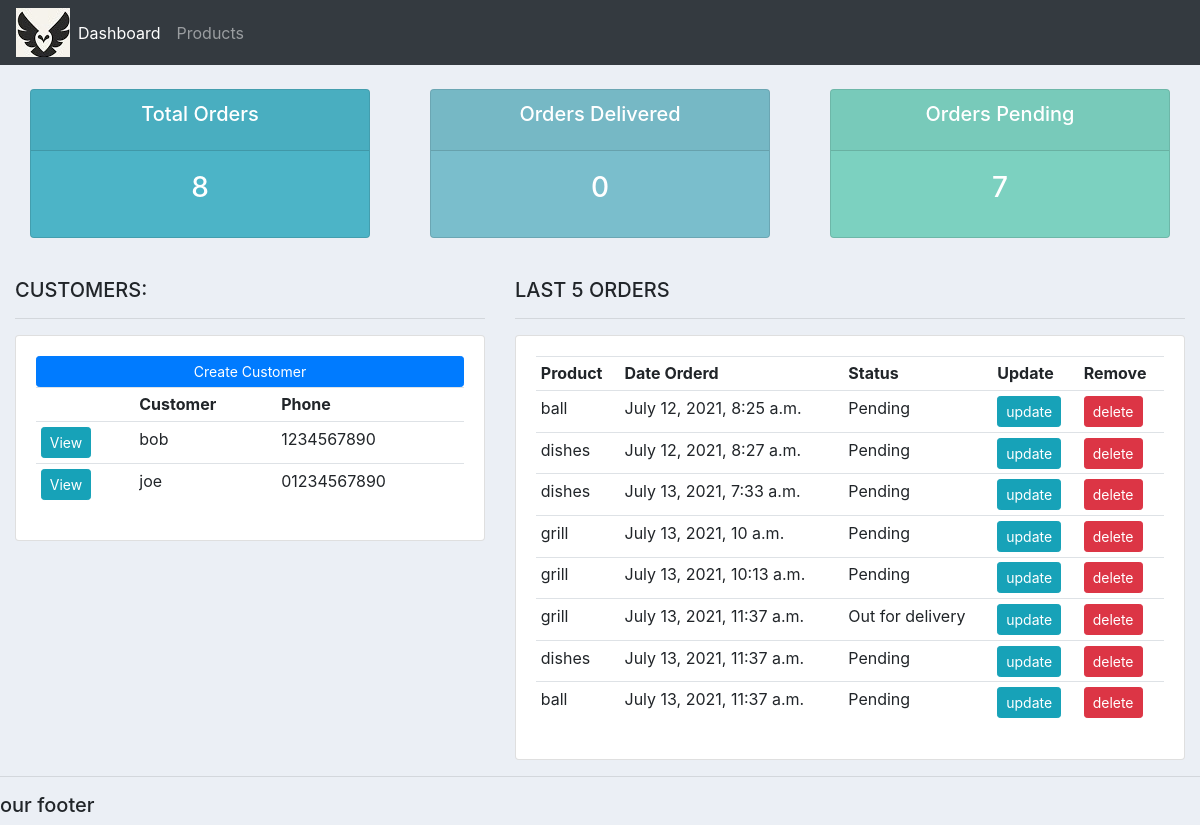
The page / on the database its author committed.
### accounts/models.py (models this page shows, shortened)
class Customer(models.Model):
    name = models.CharField(max_length=200, null=True)
    phone = models.CharField(max_length=200, null=True)
    email = models.CharField(max_length=200, null=True)
    date_created = models.DateTimeField(auto_now_add=True)

class Order(models.Model):
    STATUS = (
            ('Pending', 'Pending'),
			('Out for delivery', 'Out for delivery'),
			('Delivered', 'Delivered'),
    )
    customer = models.ForeignKey(Customer, null= True, on_delete= models.SET_NULL)
    product = models.ForeignKey(Product, null= True, on_delete= models.SET_NULL)
    date_created = models.DateTimeField(auto_now_add=True)
    status = models.CharField(max_length=200, null=True, choices=STATUS)
    note = models.CharField(max_length=1000, null=True)

class Product(models.Model):
    CATEGORY = (
			('Indoor', 'Indoor'),
			('Out Door', 'Out Door'),
			)
    name = models.CharField(max_length=200, null=True)
    price = models.FloatField(null=True)
    category = models.CharField(max_length=200, null=True, choices=CATEGORY)
    description = models.CharField(max_length=200, null=True, blank=True)
    date_created = models.DateTimeField(auto_now_add=True)
    tag = models.ManyToManyField(Tag)
    def __str__(self):
        return self.name

### accounts/views.py (the view)
# urls.py: path('', views.home, name="home"),
def home(request):
    orders = Order.objects.all()
    customers = Customer.objects.all()
    total_customers = customers.count()
    total_orders = orders.count()
    delivered = orders.filter(status='Delivered').count()
    pending = orders.filter(status='Pending').count()
    context = {'orders':orders, 'customers': customers,'total_orders':total_orders,'delivered':delivered,
	'pending':pending }
    return render(request, 'accounts/dashboard.html', context)

### accounts/templates/accounts/dashboard.html
{% extends 'accounts/main.html' %}
{% block content %}
{% include 'accounts/status.html' %}
<br>
<div class="row">
	<div class="col-md-5">
		<h5>CUSTOMERS:</h5>
		<hr>
		<div class="card card-body">
			<a class="btn btn-primary  btn-sm btn-block" href="">Create Customer</a>
			<table class="table table-sm">
				<tr>
					<th></th>
					<th>Customer</th>
					<th>Phone</th>
				</tr>
				{% for customer in customers %}
				<tr>
					<td><a class="btn btn-sm btn-info" href="{% url 'customer' customer.id %}">View</a></td>
					<td>{{customer.name}}</td>
					<td>{{customer.phone}}</td>
				</tr>
				{% endfor %}
			</table>
		</div>
	</div>
	<div class="col-md-7">
		<h5>LAST 5 ORDERS</h5>
		<hr>
		<div class="card card-body">
			<table class="table table-sm">
				<tr>
					<th>Product</th>
					<th>Date Orderd</th>
					<th>Status</th>
					<th>Update</th>
					<th>Remove</th>
				</tr>
				{% for order in orders %}
				<tr>
					<td>{{order.product}}</td>
					<td>{{order.date_created}}</td>
					<td>{{order.status}}</td>
					<td><a class="btn btn-sm btn-info"  href="{% url 'update_order' order.id %}">update</a></td>
					<td><a class="btn btn-sm btn-danger" href="{% url 'delete_order' order.id %}">delete</a></td>
				</tr>
				{% endfor %}
			</table>
		</div>
	</div>
</div>
{% endblock %}

### static/css/main.css (style rules this page uses)
body { background-color: #ebeff5; }

### rows shown on the page
Customer: name "bob", phone "1234567890"
Customer: name "joe", phone "01234567890"
Order: product "ball", date_created "July 12, 2021, 8:25 a.m.", status "Pending"
Order: product "dishes", date_created "July 12, 2021, 8:27 a.m.", status "Pending"
Order: product "dishes", date_created "July 13, 2021, 7:33 a.m.", status "Pending"
Order: product "grill", date_created "July 13, 2021, 10 a.m.", status "Pending"
Order: product "grill", date_created "July 13, 2021, 10:13 a.m.", status "Pending"
Order: product "grill", date_created "July 13, 2021, 11:37 a.m.", status "Out for delivery"
Order: product "dishes", date_created "July 13, 2021, 11:37 a.m.", status "Pending"
Order: product "ball", date_created "July 13, 2021, 11:37 a.m.", status "Pending"

### other values the page prints
{{ total_orders }} "8"
{{ delivered }} "0"
{{ pending }} "7"
